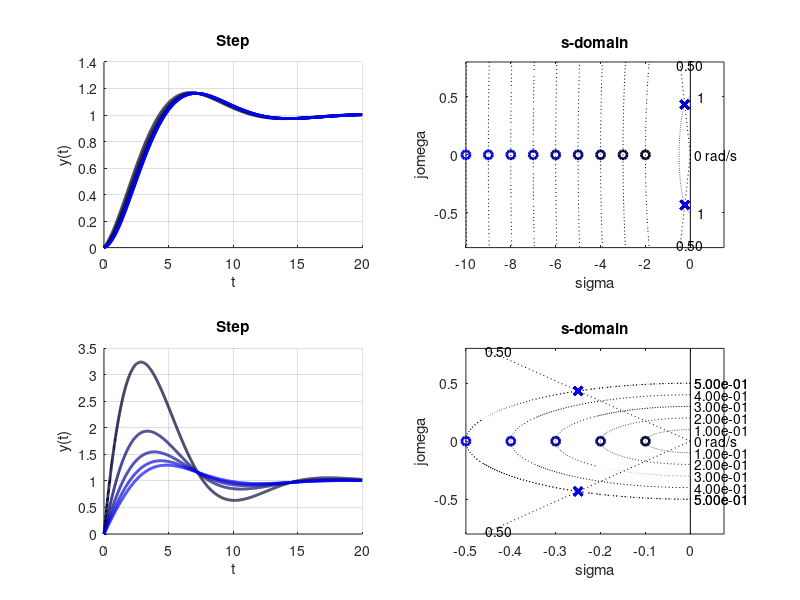

Write the MATLAB code that produced this figure.
%ikinci dereceden sistem
%z- sıfır etkisi
clear;clc;
figure(5);clf;  
subplot(2,2,1);cla;hold on;grid on;xlabel("t");ylabel("y(t)");title("Step");ax1=gca;
subplot(2,2,2);cla;hold on;xlabel("\sigma");ylabel("j\omega");title("s-domain");ax2=gca;
subplot(2,2,3);cla;hold on;grid on;xlabel("t");ylabel("y(t)");title("Step");ax3=gca;
subplot(2,2,4);cla;hold on;xlabel("\sigma");ylabel("j\omega");title("s-domain");ax4=gca;

t=0:0.01:20;
pvec = 2:1:10;
zeta=0.5; wn=0.5;
for i=1:length(pvec)
    p=pvec(i);
    color=[0,0,i/length(pvec)];

    Gs=tf(wn^2,[1 2*zeta*wn wn^2])*tf([1 p],p);
    sigma = -zeta*wn;
    wd=wn*sqrt(1-zeta^2);
    
    [y,~]=step(Gs,t);
    plot(ax1,t,y,'Color',color,'LineWidth',2);
    plot(ax2,sigma,wd,'x','Color',color,'LineWidth',2);
    plot(ax2,sigma,-wd,'x','Color',color,'LineWidth',2);
    plot(ax2,-p,0,'o','Color',color,'LineWidth',2);   
end
sgrid(ax2,zeta,[wn pvec]); 

pvec = 0.1:0.1:0.5;
for i=1:length(pvec)
    p=pvec(i);
    color=[0,0,i/length(pvec)];

    Gs=tf(wn^2,[1 2*zeta*wn wn^2])*tf([1 p],p);
    sigma = -zeta*wn;
    wd=wn*sqrt(1-zeta^2);
    
    [y,~]=step(Gs,t);
    plot(ax3,t,y,'Color',color,'LineWidth',2);
    plot(ax4,sigma,wd,'x','Color',color,'LineWidth',2);
    plot(ax4,sigma,-wd,'x','Color',color,'LineWidth',2);
    plot(ax4,-p,0,'o','Color',color,'LineWidth',2);   
end
sgrid(ax4,zeta,[wn pvec]); 

